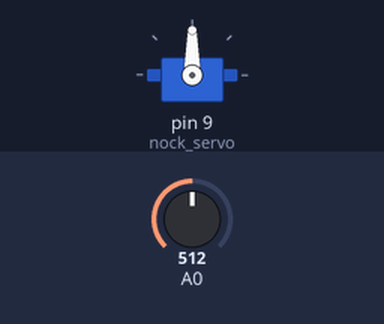
A sketch run on a simulated Arduino Uno, built with avr-gcc and run on an emulated ATmega328P. On the bench: servo. The test bench sets the inputs (shaded band); at power-on: A0 = 512.

Above: at 1.2 s.
1.3 s: A0 set to 688
2.8 s: A0 set to 717
At 3.25 s:
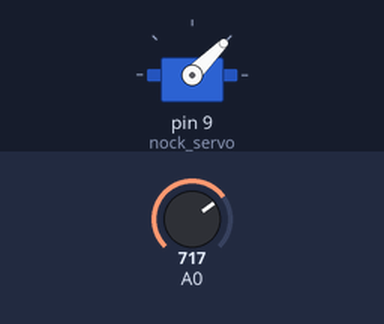
5.8 s: A0 set to 313
7.3 s: A0 set to 286
At 9.7 s:
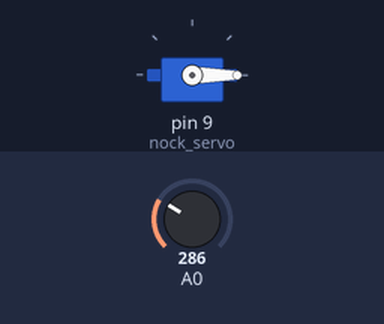
10.3 s: A0 set to 710
At 13.0 s:
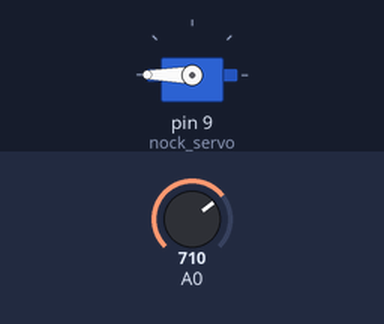
13.3 s: A0 set to 290
At 13.45 s:
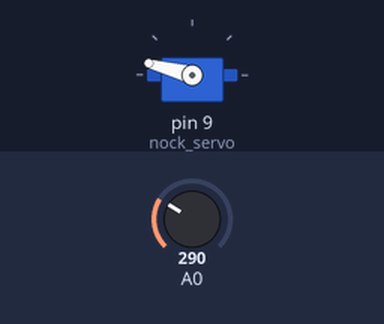
Timing chart, 0 to 16.6 s (numbered marks = the images above; inputs shaded):
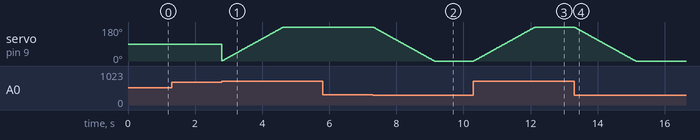

The sketch:

010_servo_joystick.ino
```cpp
#include <Servo.h> //서보모터 라이브러리(설치안해두됨)

Servo nock_servo; //서보모터
int degree = 0;

void setup() {
  nock_servo.attach(9); //서보모터 9번에 연결함!
}

void loop() {
  int data = analogRead(A0); //가변저항값을 읽음!
  if(data > 700){ //조이스틱이 오른쪽으로 치우쳤다면~
    degree++; //각도증가!
    if(degree > 180) degree = 180; //아무리 증가해도 180을 넘을 순 없음!
    nock_servo.write(degree); //서보모터 작동!
  }else if(data < 300){ //조이스틱이 왼쪽으로 치우쳤다면~
    degree--; //각도감소!
    if(degree < 0) degree = 0; //아무리 감소해도 0보다 작을 순 없음!
    nock_servo.write(degree); //서보모터 작동!
  }
  delay(10);
}
```

Measured:
- the behaviour switches between 700 and 701 on A0 (found by bisection; images 0 and 1)
- the behaviour switches between 300 and 299 on A0 (found by bisection; images 1 and 2)
- after the input at 1.3 s, every drawn part: stays the same
- after the input at 5.8 s, every drawn part: stays the same
- after the input at 7.3 s, servo on pin 9 (nock_servo): moves from 180° to 0° over 1.8 s, starting at once
- after the input at 10.3 s, servo on pin 9 (nock_servo): moves from 0° to 180° over 1.8 s, starting at once
- after the input at 13.3 s, servo on pin 9 (nock_servo): moves from 180° to 0° over 1.8 s, starting at once
